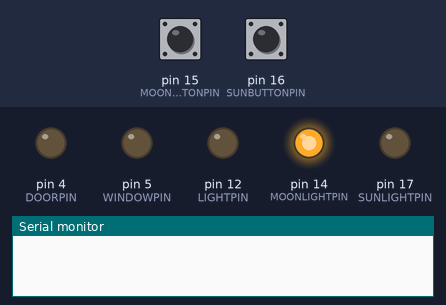
The sketch below on a simulated Arduino Mega 2560, built with avr-gcc and run on an emulated ATmega2560. Shown: output pins drawn as LEDs (lit = HIGH), the last lines printed to the serial monitor. The inputs (shaded band) are chosen by the test bench; at power-on: pin 16 (SUNBUTTONPIN) LOW, pin 15 (MOONBUTTONPIN) LOW. No radio packets arrive unless stated; pins used as bus, display or sensor lines are not drawn.

Above: at 0.9 s.
1.0 s: pin 16 (SUNBUTTONPIN) pulled HIGH for 0.15 s
At 2.1 s:
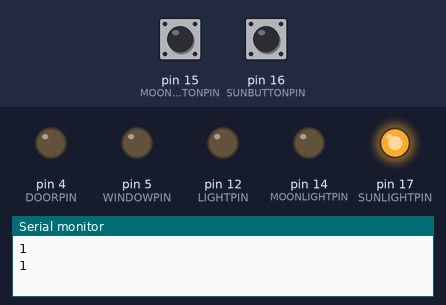
5.6 s: pin 15 (MOONBUTTONPIN) pulled HIGH for 0.15 s
At 6.4 s:
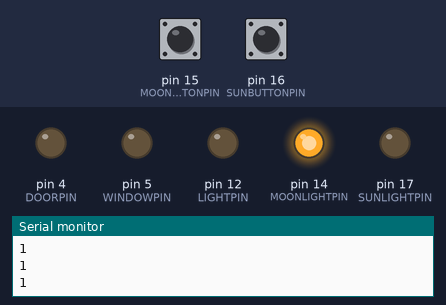
7.2 s: pin 16 (SUNBUTTONPIN) pulled HIGH for 1 s
At 8.2 s:
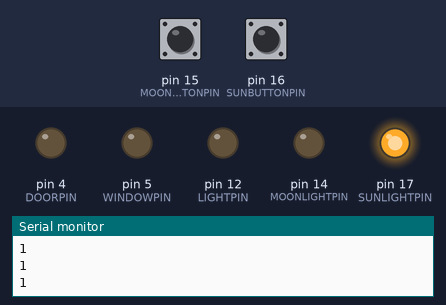
Timing chart, 0 to 10.2 s (numbered marks = the images above; inputs shaded):
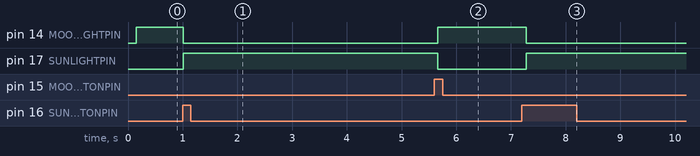

The sketch:

hus.ino
```cpp
/* Til forloop for at læse nye tags
 Serial.print(mfrc522.uid.uidByte[i] < 0x10 ? " 0" : " ");
 Serial.print(mfrc522.uid.uidByte[i], HEX);
*/

/*

Definitioner:
0 = israining
1 = notraining
2 = day
3 = notday
4 = cat in driveway
5 = car_1 in driveway
*/

#define SS_PIN 53
#define WINDOWRFIDPIN 48
#define HOUSERFIDPIN 49
#define RST_PIN 3 //write

#define DOORPIN 4
#define WINDOWPIN 5
#define LIGHTPIN 12

#define MOONBUTTONPIN 15
#define MOONLIGHTPIN 14
#define SUNBUTTONPIN 16
#define SUNLIGHTPIN 17

//RFID
#include <SPI.h>
#include <MFRC522.h>


char doorTriggers[3][10][5];
char windowTriggers[3][10][5];

#include "RFID_READ.h"
#include "RF_READ.h"

MFRC522 mfrc522(SS_PIN, RST_PIN);   // Create MFRC522 instance
MFRC522 mfrc522Window(WINDOWRFIDPIN, RST_PIN);
MFRC522 mfrc522House(HOUSERFIDPIN, RST_PIN);

String doorActor = "";
String windowActor = "";
String houseActor = "";
bool isRaining = true;
bool isDay = false;

unsigned long lastDebounceTime = 0;  // the last time the output pin was toggled
unsigned long debounceDelay = 50;    // the debounce time; increase if the output flickers

void setup()
{
  initTriggerArray(doorTriggers);
  initTriggerArray(windowTriggers);
  Serial.begin(9600);   // Initiate a serial communication
  SPI.begin();      // Initiate  SPI bus

  mfrc522.PCD_Init();   // Initiate MFRC522
  mfrc522Window.PCD_Init();   // Initiate MFRC522
  mfrc522House.PCD_Init();   // Initiate MFRC522

  mfrc522.PCD_SetRegisterBitMask(mfrc522.RFCfgReg, (0x07<<4));
  mfrc522Window.PCD_SetRegisterBitMask(mfrc522Window.RFCfgReg, (0x07<<4));
  mfrc522House.PCD_SetRegisterBitMask(mfrc522House.RFCfgReg, (0x07<<4));

  // Initialise the IO and ISR
  vw_set_ptt_inverted(true); // Required for DR3100
  vw_set_rx_pin(2);
  vw_setup(2000);   // Bits per sec

  vw_rx_start();       // Start the receiver PLL running

  pinMode(DOORPIN, OUTPUT);
  pinMode(WINDOWPIN, OUTPUT);
  pinMode(LIGHTPIN, OUTPUT);

  pinMode(MOONBUTTONPIN, INPUT);
  pinMode(MOONLIGHTPIN, OUTPUT);
  pinMode(SUNLIGHTPIN, OUTPUT);
  pinMode(SUNBUTTONPIN, INPUT);

  digitalWrite(MOONLIGHTPIN, !isDay);
  digitalWrite(SUNLIGHTPIN, isDay);

  //parseBuffer("021-30-|415-40-51-||", 19);

  while(true) {

    readRFID(mfrc522, "door", &doorActor);
    readRFID(mfrc522Window, "window", &windowActor);
    readRFID(mfrc522House, "house", &houseActor);
    readRF(); //updates triggers
    readDayState();
    //debug();
    if(check(doorTriggers)) {
      toggleDoor(true);
    } else {
      toggleDoor(false);
    }

    if(check(windowTriggers)) {
      toggleWindow(true);
    } else {
      toggleWindow(false);
    }
  }
}


void loop()
{
  /* READ RFID's and update actor variables */
  //readRFID(mfrc522, "driveway", &drivewayActor);
  //readRFID(mfrc522HOUSE, "house", $houseActor);

  /* READ wireless data and update trigger arrays */
//  readRF(); //updates triggers

  /* READ day and weather switches and update variables */
  //isRaining = digitalRead(something);
  //isDay = digitalRead(somethingelse);

  /* CHECK if something should be turned on based on variables and triggers */
  if(check(doorTriggers)) {
    //toggleGarage(garageServo, true);
  } else {
    //toggleGarage(garageServo, false);
  }

  /*if(check(lightTriggers)) {
    toggleLight(true);
  } else {
    toggleLight(false);
  }*/

  //delay(500);
}
int moonReading = LOW;
int sunReading = LOW;
int readState = false;

void readDayState() {

  moonReading = digitalRead(MOONBUTTONPIN);
  //Serial.println(moonReading);
  if(moonReading) {
    Serial.println(moonReading);
    readState = false;
  }

  sunReading = digitalRead(SUNBUTTONPIN);
  if(sunReading) {
    Serial.println(sunReading);
    readState = true;
  }

  if(readState != isDay) {
    isDay = readState;
    if(isDay) {
      digitalWrite(MOONLIGHTPIN, LOW);
      digitalWrite(SUNLIGHTPIN, HIGH);
    } else {
      digitalWrite(MOONLIGHTPIN, HIGH);
      digitalWrite(SUNLIGHTPIN, LOW);
    }

  }


}

bool check(char triggerArray[][10][5]) {
  for(int i = 0; i<3; i++) {
    if(triggerArray[i][0][0] != '\0') { //TODO: er -1 default? //only checks if something in row
      return checkRow(triggerArray[i]);
    }
  }
  return false;
}

bool checkRow(char (* row)[5]) {
  for(int i = 0; i<10; i++) {
    String s = (String)row[i];
    if(row[i][0] != '\0') { //not empty row
      if(s == "10" && doorActor != "") return false;
      else if(s == "11" && doorActor == "") return false;
      else if(s == "20" && windowActor != "") return false;
      else if(s == "21" && windowActor == "") return false;
      else if(s == "30" && houseActor != "") return false;
        else if(s == "31" && houseActor == "") return false;
      else if(s == "40" && isDay) return false;
      else if(s == "41" && !isDay) return false;

      if(row[i][0] == '5')
        if(!checkActor(houseActor, row[i])) return false;

      if(row[i][0] == '6')
        if(!checkActor(doorActor, row[i])) return false;

      if(row[i][0] == '7')
        if(!checkActor(windowActor, row[i])) return false;

      /*switch(row[i]) {
        case 0:
          if(!isRaining) return false; break;
        case 1:
          if(isRaining) return false; break;
        case 2:
          if(!isDay) return false; break;
        case 3:
          if(isDay) return false; break;
        case 4:
          if(drivewayActor != "cat") return false; break;
        case 5:
          if(drivewayActor != "car_1") return false; break;
      }*/
    }
  }
  return true;
}

bool checkActor(String actor, char trigger[5]) {
  if(trigger[1] == '1') {
    if((trigger[2] == '3' && trigger[3] == '3') && actor != "boy") return false;
    if((trigger[2] == '3' && trigger[3] == '6') && actor != "girl") return false;
    if((trigger[2] == '2' && trigger[3] == '6') && actor != "cat") return false;
  }
  if(trigger[1] == '0') {
    if((trigger[2] == '3' && trigger[3] == '3') && actor == "boy") return false;
    if((trigger[2] == '3' && trigger[3] == '6') && actor == "girl") return false;
    if((trigger[2] == '2' && trigger[3] == '6') && actor == "cat") return false;
  }

  return true;
}

bool lightOn = false;
bool windowOpen = false;
bool doorOpen = false;

void toggleLight(bool state) {
  if(state != lightOn) {
    digitalWrite(LIGHTPIN, state);
    Serial.print("Light is "); Serial.println(state ? "on": "off");
    lightOn = state;
  }
}

void toggleWindow(bool opened) {
  if(opened != windowOpen) {
    digitalWrite(WINDOWPIN, opened);
    Serial.print("Window is "); Serial.println(opened ? "open" : "closed");
    windowOpen = opened;
  }
}

void toggleDoor(bool opened) {
  if(opened != doorOpen) {
    digitalWrite(DOORPIN, opened);
    Serial.print("Door is "); Serial.println(opened ? "open" : "closed");
    doorOpen = opened;
  }
}

void initTriggerArray(char arr[][10][5]) {
  for(int i = 0; i<3; i++) {
    for(int j = 0; j<10; j++) {
      arr[i][j][0] = '\0';
    }
  }
}

void debug() {
  if (Serial.available() > 0) {
      char what = Serial.read();
      if(what) {
        Serial.println(what);
        if(what == 'a') {
          toggleWindow(true);
          toggleDoor(true);
          toggleLight(true);
        }

        if(what == 'b') {
          toggleWindow(false);
          toggleDoor(false);
          toggleLight(false);
        }
      }
    }
}
```

DEFINITIONS.h
```cpp
#define ACTORS 3
String actorIDs[] = {"05 EE F4 C2", "F5 8A F6 C2", "EB C2 01 89"};
String actorNames[] = {"cat", "boy", "girl"};
```

RFID_READ.h
```cpp
#include "DEFINITIONS.h"

long int lastSet = 0;

String getUID(byte *buffer, byte bufferSize) {
  String content = "";
  for (byte i = 0; i < bufferSize; i++) {
    content.concat(String(buffer[i] < 0x10 ? " 0" : " "));
    content.concat(String(buffer[i], HEX));
  }
  content.toUpperCase();
  return content.substring(1);
}

void readRFID(MFRC522 sensor, String pos, String* actorContainer) {
  sensor.PICC_ReadCardSerial();
  sensor.PICC_IsNewCardPresent();

  // Select one of the cards
  if (!sensor.PICC_ReadCardSerial()) {
    *actorContainer = "";
    return;
  }


  lastSet = millis();

  String UID = getUID(sensor.uid.uidByte, sensor.uid.size);
  //Serial.println(UID);
  for(int i = 0; i<ACTORS; i++) {
    if (UID == actorIDs[i]) {
      Serial.print(actorNames[i]); Serial.print(" on "); Serial.println(pos);
      *actorContainer = actorNames[i];
    }
  }

  // Halt PICC
  //sensor.PICC_HaltA();
  // Stop encryption on PCD
  //sensor.PCD_StopCrypto1();
}
```

RF_READ.h
```cpp
#include <VirtualWire.h>

void clearTrigger(char* trigger) {
  for(int i = 0; i<5; i++) {
    trigger[i] = '\0';
  }
}

void parseBuffer(uint8_t* buf, uint8_t buflen) {
  char (*triggerArrays)[10][5];

  switch(buf[0]) { //which hub?
    case '0': //garage
      triggerArrays = doorTriggers;
      break;
    case '1': //light
      triggerArrays = windowTriggers;
      break;
    //case '2': //door
  }
  //int i = 1, j = 0, k = 0;
  char trigger[5];
  clearTrigger(trigger); //reset to \0
  for (int i = 1, j = 0, k = 0, l = 0; i < buflen; i++) {
    if(buf[i] == '|') {
      triggerArrays[j][k][0] = '\0'; //end of side
      j++; //next trigger array
      k = 0; //reset trigger index
    } else {
      //Serial.println((char)buf[i]);
      if((char)buf[i] == '-') {
        trigger[l] = '\0'; //end of string
        strcpy(triggerArrays[j][k], trigger);
        //Serial.println(trigger);
        k++; //next trigger index
        l = 0; //reset trigger string index
        clearTrigger(trigger); //reset trigger string
      } else {
        trigger[l] = buf[i];
        l++;
      }
    }
  }

  /*for(int i = 0; i<3; i++) {
    if(triggerArrays[i][0][0] != '\0') {
      for(int j = 0; j<10; j++) {
        if(triggerArrays[i][j][0] != '\0') {
          Serial.print(i);Serial.print("-");
          Serial.println(triggerArrays[i][j]);
          Serial.println((String)triggerArrays[i][j] == "21");
        }
      }
    }
  }*/
}

void readRF() {
  //Serial.println("HEY");
  uint8_t buf[VW_MAX_MESSAGE_LEN];
  uint8_t buflen = VW_MAX_MESSAGE_LEN;
  if (vw_get_message(buf, &buflen)) {
    Serial.println((char*)buf); //received string
    parseBuffer(buf, buflen);
  }
}
```

Measured:
- after the input at 1.0 s, pin 14 (MOONLIGHTPIN): HIGH → LOW at once; pin 17 (SUNLIGHTPIN): LOW → HIGH at once
- after the input at 5.6 s, pin 14 (MOONLIGHTPIN): LOW → HIGH after 0.06 s; pin 17 (SUNLIGHTPIN): HIGH → LOW after 0.06 s
- after the input at 7.2 s, pin 14 (MOONLIGHTPIN): HIGH → LOW after 0.08 s; pin 17 (SUNLIGHTPIN): LOW → HIGH after 0.08 s
